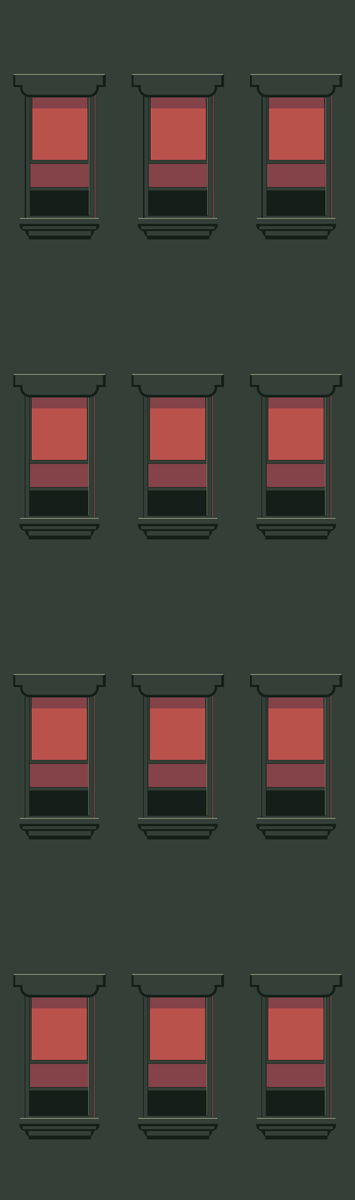
Frame 1 (no input)
Frame 60 (no input): identical to frame 1, image omitted
Frame 120 (the mouse pressed at the canvas centre since frame 60): identical to frame 1, image omitted

The p5.js sketch that drew this single still picture (run headless with seeded random() and noise() and a simulated clock; from frame 60 on, the mouse is pressed at the canvas centre):

// p5.js sketch
// ── sketch.js

// windows
function setup() { 
   createCanvas(740,2500);
    noStroke();
}

function draw() {
//Building background color 
    background(51, 63, 55);
// 3 windows inline width/3 = 246.6
    var windowWidth = width/3; // window width
// 4 windows down height/4 = 625
    var windowHeight = height/4; // window height
    
    
//colors
    //green
    var g = color (51, 63, 55);
    //light Green
    var lg = color (143, 151, 123);
    //dark Green
    var dg = color (20, 31, 25);
    //Dark Orange
    var dn = color (131,67,73);
    //light Orange
    var lo = color (186,82,76);

    
    for ( var x = windowWidth/4; x < width; x+=windowWidth) {
    for (var y = windowHeight/4; y < height; y+=windowHeight) {
        
        
        noStroke();
        fill(dg);
        rect(x-10, y, windowWidth/2+15, windowHeight/2);

//shadow top curtain window
        fill(dn);
        rect(x, y, windowWidth/2, windowHeight/8);
        
//curtain widow
        fill(lo);
        rect(x, y + windowHeight/9, windowWidth/2, windowHeight/4);
        
//curtain shadow down
        fill(dn);
        noStroke();
        rect(x, y+windowHeight/3.5, windowWidth/2, windowHeight/10);
        
//marco
//marco inside window
        noFill();
        stroke(dg);
        strokeWeight(8);
        rect(x-4, y+10, windowWidth/2+10, windowHeight/2-85);
//actual marco inside
        
        stroke(g);
        strokeWeight(6);
        rect(x-2, y+12, windowWidth/2+8, windowHeight/2-87);
//marco back
    //orange shadow outside
        stroke(dn);
        strokeWeight(8);
        noFill();
        rect(x + windowWidth/y-5, y + windowHeight/16, windowWidth/2+13, windowHeight/2.3);
//marco half
        strokeWeight(8);
        stroke(dg);
        noFill();
        rect(x + windowWidth/y, y + windowHeight/13-6, windowWidth/2, windowHeight/4.5);
//actual marco half 
        strokeWeight(6);
        stroke(g);
        noFill();
        rect(x + windowWidth/y, y + windowHeight/13-6, windowWidth/2, windowHeight/4.5);

//light green shadow inside
        noFill();
        stroke(lg);
        strokeWeight(4);
        rect(x-5 + windowWidth/y, y + windowHeight/12-10, windowWidth/2+6, windowHeight/2.3);

//shadow marco front window
        stroke(dg);
        strokeWeight(10);
        rect(x-5 + windowWidth/y, y + windowHeight/15-10, windowWidth/2+10, windowHeight/2.35);
        
//actual marco font window
        stroke(g);
        strokeWeight(8);
        rect(x-5 + windowWidth/y, y + windowHeight/15-10, windowWidth/2+10, windowHeight/2.35);

//top window
        noStroke();
        
    //light green shadow up outside
        fill(lg);
        rect(x-33, y-2, windowWidth/1.3, windowHeight/25);
    //dark
        fill(dg);
        
        rect(x-20, y+5, windowWidth/1.5, windowHeight/15,x);
        
        rect(x-34, y, windowWidth/1.28, windowHeight/25);
        
    //actual window
        
        fill(g);
        rect(x-15, y+10, windowWidth/1.6, windowHeight/20,x);
        
        rect(x-30, y, windowWidth/1.35, windowHeight/30);
        
        
//Bottom Window
    //light green shadow window down
        fill(lg);
        rect(x-20, y+298, windowWidth/1.5, windowHeight/50);
        
    //dark shadow
        fill(dg);
        noStroke();
        
        rect(x-21, y+300, windowWidth/1.48, windowHeight/50);
        
        rect(x-21, y+300, windowWidth/1.48, windowHeight/25,x);
        
        
        rect(x-10, y+300, windowWidth/1.7, windowHeight/15,x);
        
        rect(x-2, y+330, windowWidth/1.9, windowHeight/50);
        
    //actual window
        fill(g);
        rect(x-22, y+299.9, windowWidth/1.46, windowHeight/60);
        
        rect(x-15, y+315, windowWidth/1.60, windowHeight/100,x);
        
        rect(x-2, y+325, windowWidth/1.9, windowHeight/65);
        
        
        
         
        }
    }
        
}
